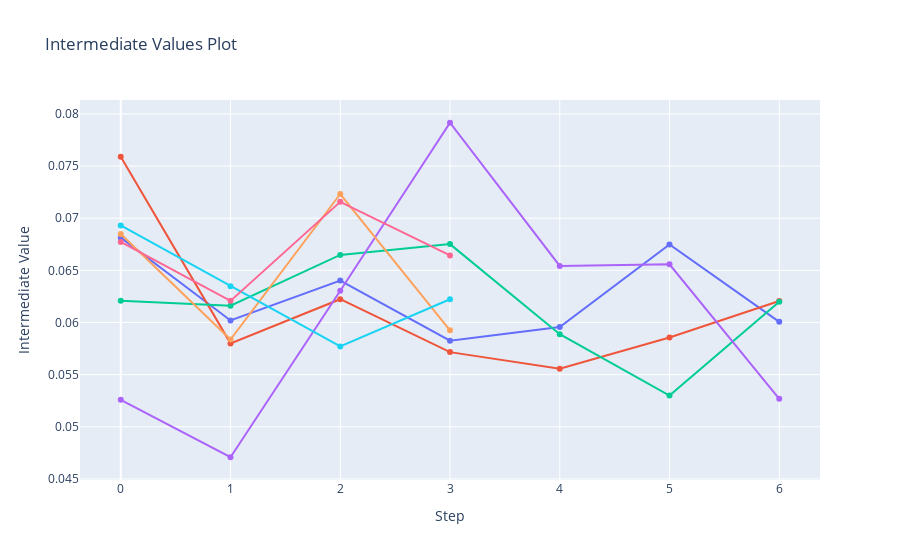

This figure's notebook cell:
### Markdown cell above
### Tuning Visualization

### Code cell
import plotly
optuna.visualization.plot_intermediate_values(study)

### Figure 1 — Plotly figure (JSON) as saved in the notebook; plotly's stock layout.template omitted (floating-point values rounded to 4 significant figures)
{"data": [{"marker": {"maxdisplayed": 10}, "mode": "lines+markers", "name": "Trial0", "type": "scatter", "x": [0, 1, 2, 3, 4, 5, 6], "y": [0.06813, 0.06019, 0.06402, 0.05826, 0.05956, 0.06748, 0.06006]}, {"marker": {"maxdisplayed": 10}, "mode": "lines+markers", "name": "Trial1", "type": "scatter", "x": [0, 1, 2, 3, 4, 5, 6], "y": [0.07589, 0.05799, 0.06223, 0.05716, 0.05556, 0.05856, 0.06206]}, {"marker": {"maxdisplayed": 10}, "mode": "lines+markers", "name": "Trial2", "type": "scatter", "x": [0, 1, 2, 3, 4, 5, 6], "y": [0.06209, 0.06161, 0.06647, 0.06751, 0.05888, 0.05299, 0.06198]}, {"marker": {"maxdisplayed": 10}, "mode": "lines+markers", "name": "Trial3", "type": "scatter", "x": [0, 1, 2, 3, 4, 5, 6], "y": [0.05259, 0.04707, 0.06304, 0.07915, 0.06543, 0.06558, 0.05268]}, {"marker": {"maxdisplayed": 10}, "mode": "lines+markers", "name": "Trial4", "type": "scatter", "x": [0, 1, 2, 3], "y": [0.06848, 0.05836, 0.07232, 0.05924]}, {"marker": {"maxdisplayed": 10}, "mode": "lines+markers", "name": "Trial5", "type": "scatter", "x": [0, 1, 2, 3], "y": [0.0693, 0.06346, 0.0577, 0.06223]}, {"marker": {"maxdisplayed": 10}, "mode": "lines+markers", "name": "Trial6", "type": "scatter", "x": [0, 1, 2, 3], "y": [0.06772, 0.06207, 0.07157, 0.06643]}], "layout": {"showlegend": false, "title": {"text": "Intermediate Values Plot"}, "xaxis": {"title": {"text": "Step"}}, "yaxis": {"title": {"text": "Intermediate Value"}}}}
